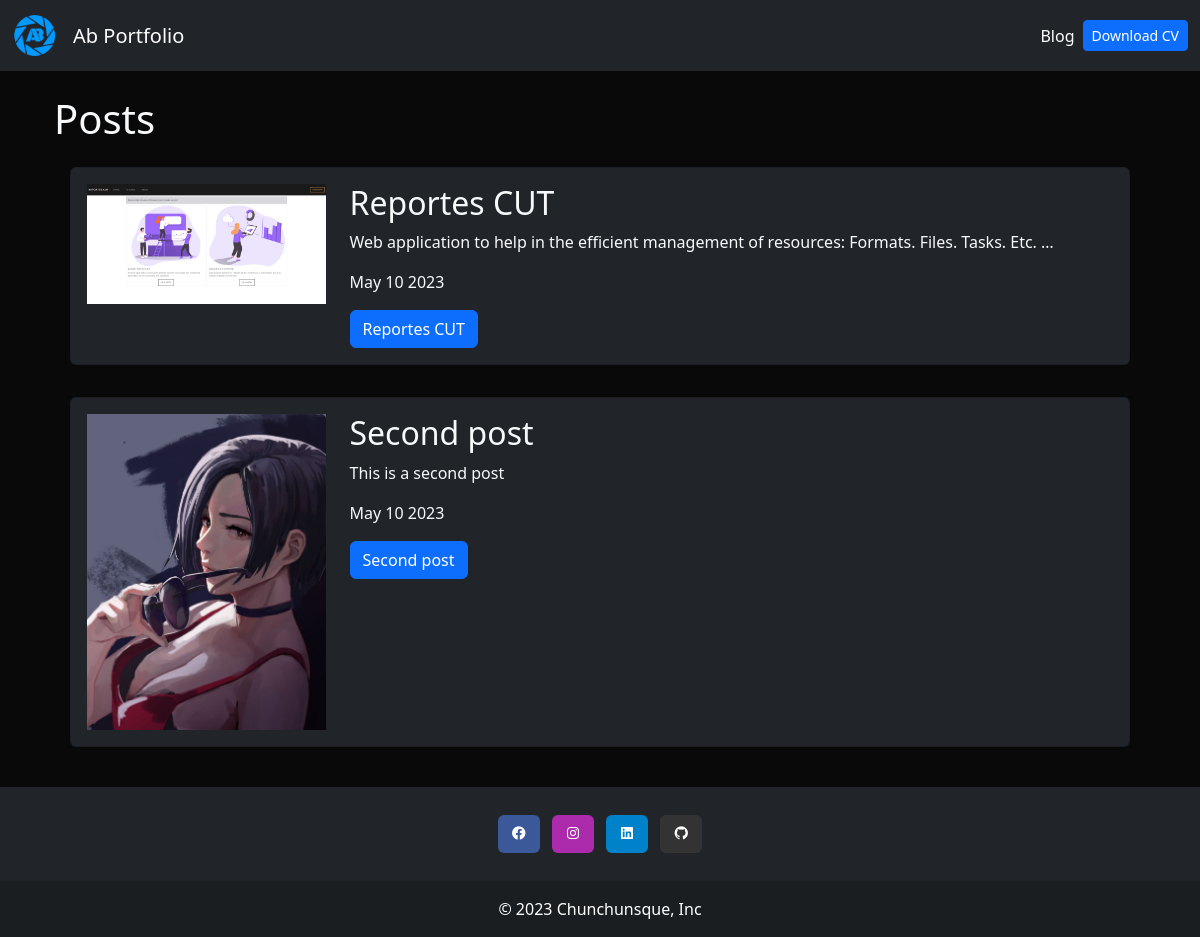
The page /blog/ on the database as committed earlier.
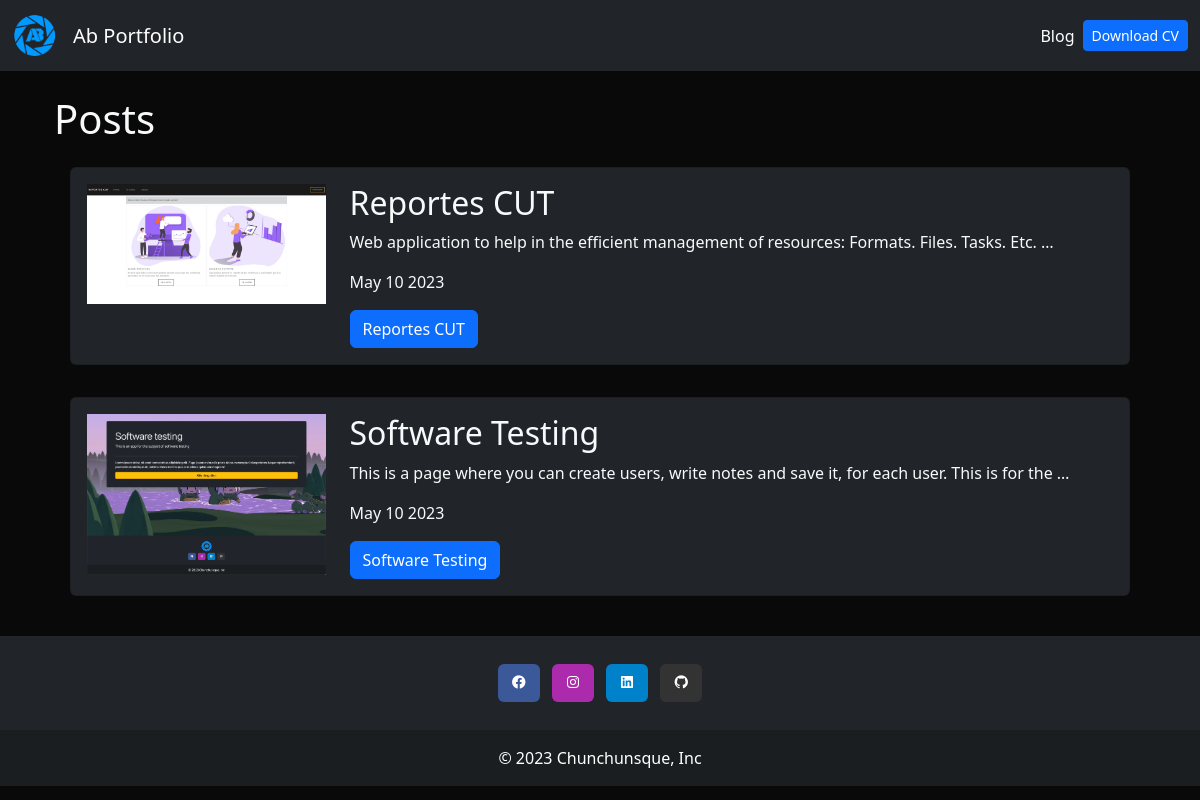
The same page on the database as committed later.
### blog/models.py (models this page shows)
class Post(models.Model):
  title = models.CharField(max_length=100)
  description = models.TextField()
  image = models.ImageField(upload_to='blog/images')
  date = models.DateField(datetime.date.today)

### blog/views.py (the view)
# urls.py: path('', render_posts, name='posts'),
def render_posts(request):
  posts = Post.objects.all()
  return render(request, 'posts.html', {'posts': posts})

### blog/templates/posts.html
{% extends 'layout.html' %}
{% block content %}
<h1>Posts</h1>
{% for post in posts %}
<div class="p-3">
  <div class="card card-body bg-dark">
      <div class="row">
        <div class="col-3">
          <img src="{{post.image.url}}" class="img-fluid" alt="{{post.title}}">
        </div>
        <div class="col-9">
          <h2>{{post.title}}</h2>
          <p>{{post.description|safe|truncatechars:100}}</p>
          <p>{{post.date|date:'M d Y'}}</p>
          <a href="{% url 'blog:post_detail' post.id %}" class="btn btn-primary">{{post.title}}</a>
        </div>
      </div>
  </div>
</div>
{% endfor %} {% endblock %}

Rows that differ between the two databases and show on the page:
changed Post: image: a different picture; title "Second post" → "Software Testing"; description "This is a second post" → "This is a page where you can create users, write notes and save it, for each user. This is for the …"
